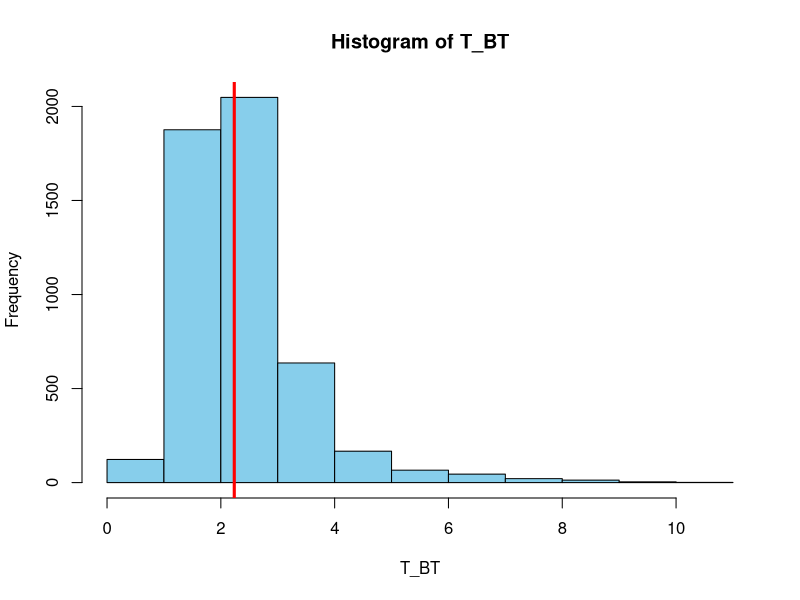

Source code (R):
## ---- chunk 1
x  <- c(-0.327, -0.849,  5.049, -1.060, -0.680,  1.925, -0.450, -1.529,  0.759,
       1.323, 1.117, -0.238,  0.259, -2.064, -0.069)
y <- c(1.472, -0.455, -0.902, -0.340,  1.316, -0.702,  0.657, -0.084, -0.190,
       0.027, -0.654, -0.290)
## ---- chunk 2
#1
set.seed(111)

B = 10000
XX <- numeric(B)
YY <- numeric(B)
for(i in 1:B){
  XX[i] = sd(rnorm(length(x)))
  YY[i] = sd(rnorm(length(y)))
}
(pvalue = mean(XX/YY>2.236))
sqrt(pvalue*(1-pvalue)/B)
## ---- chunk 3
#2
set.seed(111)

B = 10000
XX <- numeric(B)
YY <- numeric(B)
for(i in 1:B){
  XX[i] = sd(rnorm(length(x),0,4))
  YY[i] = sd(rnorm(length(y)))
}
(pvalue = mean(XX/YY <= 2.236))
sqrt(pvalue*(1-pvalue)/B)
## ---- chunk 4
#3
set.seed(111)

B = 5000
T_BT = rep(NA, B)
for(i_BT in 1:B){
  xx = sample(length(x),length(x),replace=T)
  X_BT = x[xx]
  X_BT
  yy = sample(length(y),length(y),replace=T)
  Y_BT = y[yy]
  Y_BT
  T_BT[i_BT] = sd(X_BT)/sd(Y_BT)
}


T_true <- sd(x)/sd(y)
hist(T_BT, col="skyblue")
abline(v=T_true, lwd=3, col="red")


quantile(T_BT, c(0.025,0.975))
## ---- chunk 5
#4
set.seed(111)
n = length(x) + length(y)
data_pull = c(x, y)
diff_T <- sd(x) / sd(y)
N_per = 10000
diff_T_per = rep(NA, N_per)
for(i_per in 1:N_per){
  w_per = sample(n, n, replace=F)
  data_per = data_pull[w_per]
  x_new = data_per[1:length(x)]
  y_new = data_per[(length(x)+1):n]
  T_new = sd(x_new)/sd(y_new)
  diff_T_per[i_per] = T_new
}

# this is the p-value of permutation test;  >=, and N_per+1
(length(which(diff_T_per >= diff_T))+1)/(N_per+1)
